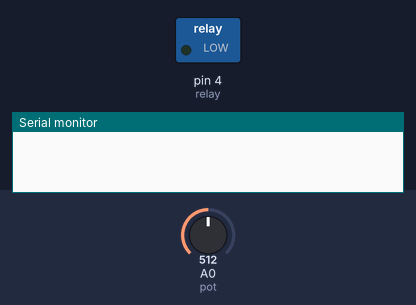
Bench run of a sketch on a simulated Arduino Uno, built with avr-gcc and run on an emulated ATmega328P. Parts: switched loads named in the sketch (green lamp = pin HIGH), the last lines printed to the serial monitor. Inputs (shaded band) come from the test bench; at power-on: A0 (pot) = 512.

Above: at 0.1 s.
At 0.6 s:
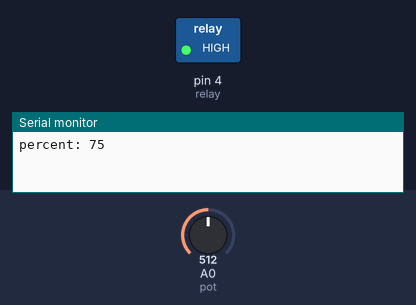
Timing chart, 0 to 2.1 s (numbered marks = the images above):
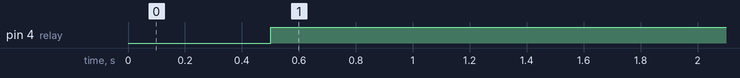

The sketch:

Groupe_4_pot+relay.ino
```cpp
// (licence header left out)
int pot = A0;                         // utilise la pin analogue A0 pour conecter le potentiometre
int relay = 4;                        // le relai est branché au pin digital 4
int val0;                             // la variable qui lit la valeur analogique du pin 0
int percent = 50 ;                    // le pourcentage au-dessus duquel le relay s'active

void setup() {

Serial.begin(9600);                   // ouvre la fenêtre de communication 9600
pinMode(relay, OUTPUT);               // relai est une sortie

}

void loop() {

  capteurPotar();                     // appel la fonction capteurPotar
  commandeRelais();                   // appel la fonction commandeRelais
}


void commandeRelais() {               // déclaration de notre fonction

if (val0 >= percent){                 // si la valeur est supérieur ou égal au pourcentage
  digitalWrite(relay, HIGH);          // active le relai
  }
if (val0 < percent){                  // si la valeur est inférieur au pourcentage
  digitalWrite(relay, LOW);           // active le relai
                   }
}

void capteurPotar() {                 // déclaration de notre fonction

  val0 = analogRead(pot);             // lit la valeur du potentiomètre (valeur entre 0 et 662)
  val0 = map(val0, 0, 680, 0, 100);   // met les valeurs de val0 a l'echelle entre 0 et 100
  delay(500);                         // laisse un delai de 0,5 seconde
  Serial.print("percent: ");          // afiche "percent"
  Serial.println (val0);              // afiche la valeur de val0 dans la comunication, puis vas a la ligne

}
```

Measured:
- by itself, pin 4 (relay): LOW → HIGH at 0.50 s
